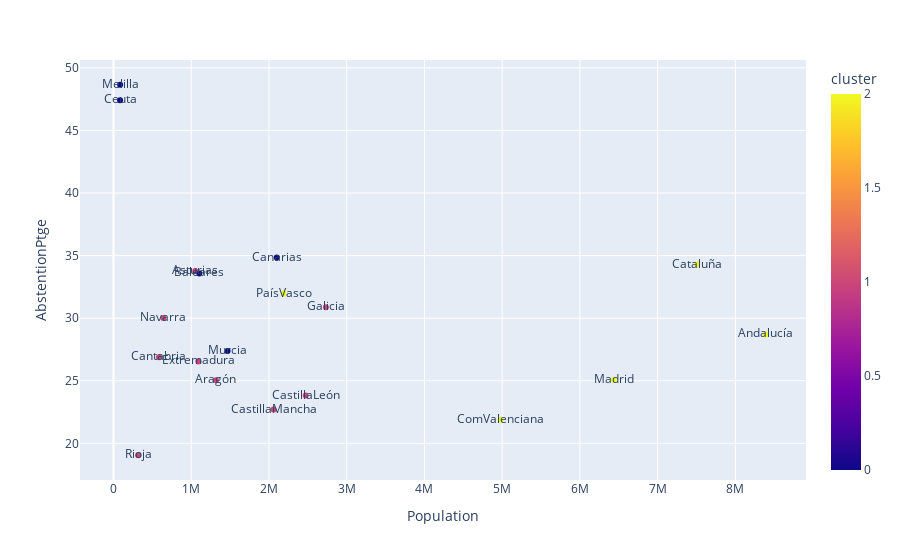

The cell this chart's notebook holds for it:
### Code cell
import plotly.express as px
grupos['cluster'] = cluster_labels
fig = px.scatter(grupos, x='Population',y='AbstentionPtge', color='cluster', text=grupos.index)
fig.show()

### Figure 1 — Plotly figure (JSON) as saved in the notebook; plotly's stock layout.template omitted (floating-point values rounded to 4 significant figures)
{"data": [{"hovertemplate": "Population=%{x}<br>AbstentionPtge=%{y}<br>CCAA=%{text}<br>cluster=%{marker.color}<extra></extra>", "legendgroup": "", "marker": {"color": [2, 1, 1, 0, 0, 1, 1, 1, 2, 0, 2, 1, 1, 2, 0, 0, 1, 2, 1], "coloraxis": "coloraxis", "symbol": "circle"}, "mode": "markers+text", "name": "", "orientation": "v", "showlegend": false, "text": ["Andalucía", "Aragón", "Asturias", "Baleares", "Canarias", "Cantabria", "CastillaLeón", "CastillaMancha", "Cataluña", "Ceuta", "ComValenciana", "Extremadura", "Galicia", "Madrid", "Melilla", "Murcia", "Navarra", "PaísVasco", "Rioja"], "type": "scatter", "x": [8393616, 1317847, 1051229, 1104479, 2100306, 585179, 2472052, 2059191, 7508106, 84263, 4980689, 1092161, 2732347, 6436996, 85584, 1467288, 640476, 2189257, 317053], "xaxis": "x", "y": [28.7, 25.03, 33.76, 33.57, 34.84, 26.88, 23.82, 22.7, 34.29, 47.41, 21.89, 26.54, 30.87, 25.07, 48.65, 27.38, 30.02, 31.96, 19.05], "yaxis": "y"}], "layout": {"coloraxis": {"colorbar": {"title": {"text": "cluster"}}, "colorscale": [[0, "#0d0887"], [0.1111, "#46039f"], [0.2222, "#7201a8"], [0.3333, "#9c179e"], [0.4444, "#bd3786"], [0.5556, "#d8576b"], [0.6667, "#ed7953"], [0.7778, "#fb9f3a"], [0.8889, "#fdca26"], [1, "#f0f921"]]}, "legend": {"tracegroupgap": 0}, "margin": {"t": 60}, "xaxis": {"anchor": "y", "domain": [0, 1], "title": {"text": "Population"}}, "yaxis": {"anchor": "x", "domain": [0, 1], "title": {"text": "AbstentionPtge"}}}}
